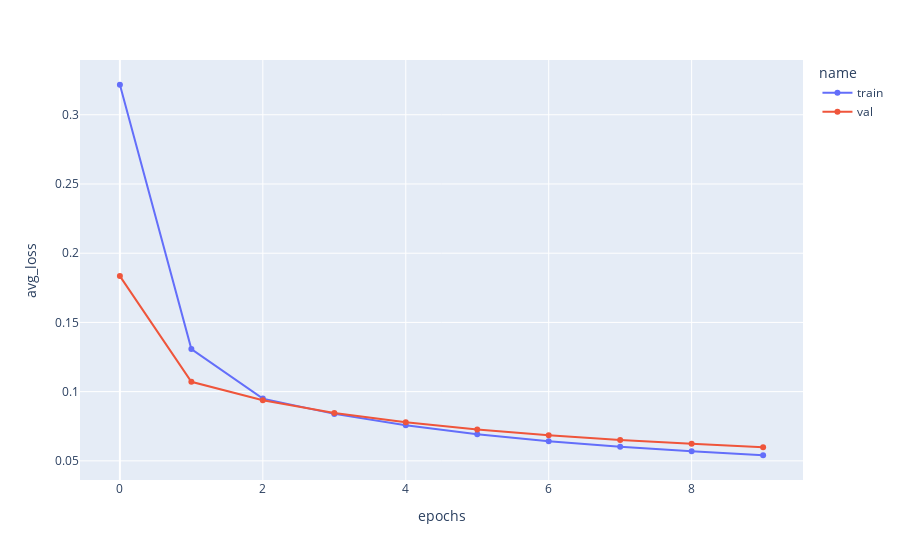

Notebook source saved alongside this figure:
### Code cell
import pandas as pd

avg_loss = []
vector_epochs = [i for i in range(len(avg_loss_train))]
avg_loss += avg_loss_train
name = ['train' for _ in range(len(avg_loss_train))]
vector_epochs += [i for i in range(len(avg_loss_val))]
avg_loss += avg_loss_val
name += ['val' for _ in range(len(avg_loss_val))]

df = pd.DataFrame({'epochs': vector_epochs,'avg_loss': avg_loss, 'name': name})
fig = px.line(df, x='epochs', y='avg_loss', color='name', markers=True)
fig.show()

### Figure 1 — Plotly figure (JSON) as saved in the notebook; plotly's stock layout.template omitted (floating-point values rounded to 4 significant figures)
{"data": [{"hovertemplate": "name=train<br>epochs=%{x}<br>avg_loss=%{y}<extra></extra>", "legendgroup": "train", "line": {"color": "#636efa", "dash": "solid"}, "marker": {"symbol": "circle"}, "mode": "lines+markers", "name": "train", "orientation": "v", "showlegend": true, "type": "scatter", "x": [0, 1, 2, 3, 4, 5, 6, 7, 8, 9], "xaxis": "x", "y": [0.3217, 0.1308, 0.09496, 0.08394, 0.07568, 0.06927, 0.06424, 0.06019, 0.05686, 0.05405], "yaxis": "y"}, {"hovertemplate": "name=val<br>epochs=%{x}<br>avg_loss=%{y}<extra></extra>", "legendgroup": "val", "line": {"color": "#EF553B", "dash": "solid"}, "marker": {"symbol": "circle"}, "mode": "lines+markers", "name": "val", "orientation": "v", "showlegend": true, "type": "scatter", "x": [0, 1, 2, 3, 4, 5, 6, 7, 8, 9], "xaxis": "x", "y": [0.1835, 0.1071, 0.09372, 0.08462, 0.07784, 0.07263, 0.06848, 0.06511, 0.0623, 0.05991], "yaxis": "y"}], "layout": {"legend": {"title": {"text": "name"}, "tracegroupgap": 0}, "margin": {"t": 60}, "xaxis": {"anchor": "y", "domain": [0, 1], "title": {"text": "epochs"}}, "yaxis": {"anchor": "x", "domain": [0, 1], "title": {"text": "avg_loss"}}}}
